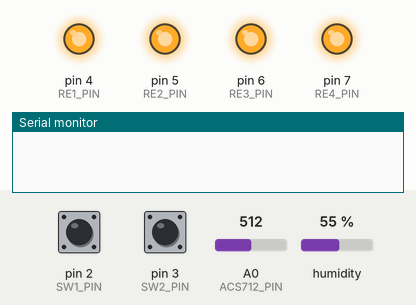
This sketch was run on a simulated Arduino Nano, built with avr-gcc and run on an emulated ATmega328P. On the bench: output pins drawn as LEDs (lit = HIGH), the last lines printed to the serial monitor. Inputs (shaded band) come from the test bench; at power-on: humidity 55 %, A0 (ACS712_PIN) = 512, pin 3 (SW2_PIN) HIGH, pin 2 (SW1_PIN) HIGH.

Above: at 1.2 s.
1.3 s: humidity set to 69 %
11.5 s: humidity set to 72 %
At 20.4 s:
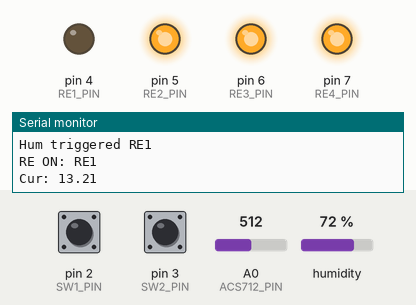
25.5 s: A0 (ACS712_PIN) set to 484
At 30.8 s:
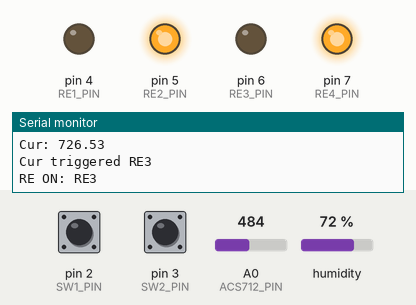
37.5 s: pin 3 (SW2_PIN) pulled LOW for 0.15 s
At 44.0 s:
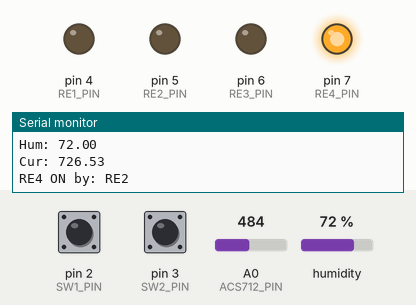
45.0 s: A0 (ACS712_PIN) set to 510
At 46.4 s:
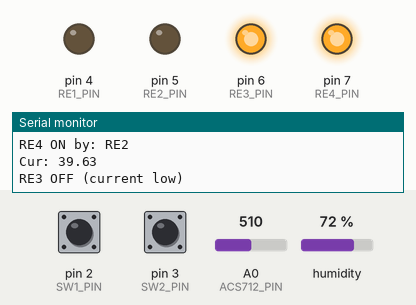
Timing chart, 0 to 48.0 s (numbered marks = the images above; inputs shaded):
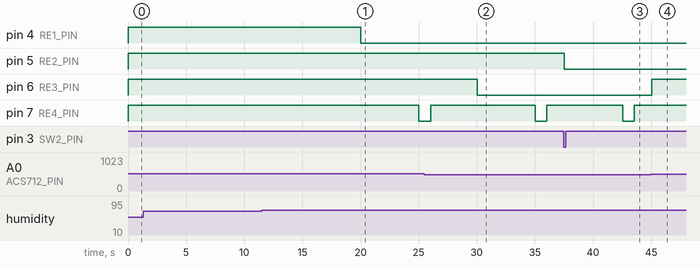

Measured:
- the behaviour switches between 70 and 71 % on humidity (found by bisection; images 0 and 1)
- the behaviour switches between 493 and 492 on A0 (ACS712_PIN) (found by bisection; images 1 and 2)
- after the input at 11.5 s, pin 4 (RE1_PIN): HIGH → LOW after 8.5 s; pin 7 (RE4_PIN): HIGH → LOW after 13.5 s
- after the input at 25.5 s, pin 6 (RE3_PIN): HIGH → LOW after 4.5 s
- after the input at 37.5 s, pin 5 (RE2_PIN): HIGH → LOW at once; pin 7 (RE4_PIN): HIGH → LOW after 5.0 s, → HIGH 1.0 s later
- after the input at 45.0 s, pin 6 (RE3_PIN): LOW → HIGH after 0.05 s

The sketch:

VentController.ino
```cpp
#include <Wire.h>
#include <Adafruit_BME280.h>

#define SW1_PIN 2
#define SW2_PIN 3

#define RE1_PIN 4
#define RE2_PIN 5
#define RE3_PIN 6
#define RE4_PIN 7

#define ACS712_PIN A0

#define FLAP_OPENING_TIME 5000
#define CENTRAL_FAN_RUN_TIME 120000
#define HUMIDITY_READOUT_PERIOD 10000
#define CURRENT_READOUT_PERIOD 5000
#define HUMIDITY_THRESHOLD 70.0
#define CURRENT_THRESHOLD 500

bool DEBUG = true; // Set to false to disable debug output

Adafruit_BME280 bme;

unsigned long lastHumidityRead = 0;
unsigned long lastCurrentRead = 0;
unsigned long sw1HoldStart = 0;
unsigned long sw2HoldStart = 0;

struct RelayTask {
  const char *name;
  bool active = false;
  unsigned long startTime = 0;
  bool re4Triggered = false;
  bool re4Pulsing = false;
  unsigned long re4PulseStart = 0;
  uint8_t pendingRE4 = 0;
  unsigned long nextPulseTime = 0;
  bool autoOff = true; // re3 can set false if needed
  RelayTask(const char *relayName = "") : name(relayName) {}
};

RelayTask re1Task("RE1");
RelayTask re2Task("RE2");
RelayTask re3Task("RE3");

// Debug helper (single function, prints with/without newline)
inline void dbgPrint(const char *msg, bool nl = true) {
  if (!DEBUG) return;
  if (nl) Serial.println(msg); else Serial.print(msg);
}

void turnOffAllRelays() {
  digitalWrite(RE1_PIN, HIGH);
  digitalWrite(RE2_PIN, HIGH);
  digitalWrite(RE3_PIN, HIGH);
  digitalWrite(RE4_PIN, HIGH);
  re1Task.active = false;
  re1Task.re4Pulsing = false;
  re1Task.re4Triggered = false;
  re1Task.pendingRE4 = 0;
  re1Task.nextPulseTime = 0;
  re2Task.active = false;
  re2Task.re4Pulsing = false;
  re2Task.re4Triggered = false;
  re2Task.pendingRE4 = 0;
  re2Task.nextPulseTime = 0;
  re3Task.active = false;
  re3Task.re4Pulsing = false;
  re3Task.re4Triggered = false;
  re3Task.pendingRE4 = 0;
  re3Task.nextPulseTime = 0;
  dbgPrint("All RE OFF - long SW");
}

// Helper to start relay task
void startRelayTask(RelayTask &task, int relayPin, bool triggerRE4) {
  digitalWrite(relayPin, LOW); // active low relay
  task.active = true;
  task.startTime = millis();
  task.re4Triggered = !triggerRE4; // if we want RE4 pulse, mark as not yet triggered
  task.re4Pulsing = false;
  task.re4PulseStart = 0;
  task.pendingRE4 = 0;
  task.nextPulseTime = 0;
  dbgPrint("RE ON: ", false);
  dbgPrint(task.name);
}

// Helper to process relay task (keeps original behavior)
void processRelayTask(RelayTask &task, int relayPin) {
  if (!task.active) return;
  unsigned long now = millis();

  // After FLAP_OPENING_TIME, trigger RE4 for 1s (if not already triggered)
  if (!task.re4Triggered && (now - task.startTime >= FLAP_OPENING_TIME)) {
    digitalWrite(RE4_PIN, LOW);
    delay(1000); // original behavior: 1s pulse (blocking)
    digitalWrite(RE4_PIN, HIGH);
    task.re4Triggered = true;
    dbgPrint("RE4 ON by: ", false);
    dbgPrint(task.name);
  }

  // handle scheduled extra pulses (queued while active)
  if (task.nextPulseTime != 0 && now >= task.nextPulseTime) {
    // pulse RE4 once (blocking as before)
    digitalWrite(RE4_PIN, LOW);
    delay(1000);
    digitalWrite(RE4_PIN, HIGH);
    dbgPrint("RE4 queued pulse by: ", false);
    dbgPrint(task.name);
    if (task.pendingRE4 > 0) {
      task.pendingRE4--;
      if (task.pendingRE4 > 0) {
        task.nextPulseTime = now + CENTRAL_FAN_RUN_TIME + 10000; // wait before next
      } else {
        task.nextPulseTime = 0;
      }
    } else {
      task.nextPulseTime = 0;
    }
  }

  // Auto-off only if allowed (re1/re2). re3 can be configured to stay on via autoOff=false
  if (task.autoOff && (now - task.startTime >= CENTRAL_FAN_RUN_TIME)) {
    digitalWrite(relayPin, HIGH);
    task.active = false;
    task.re4Pulsing = false;
    task.re4Triggered = false;
    task.pendingRE4 = 0;
    task.nextPulseTime = 0;
    dbgPrint("RE OFF ", false);
    dbgPrint(task.name);
  }
}

void setup() {
  pinMode(SW1_PIN, INPUT_PULLUP);
  pinMode(SW2_PIN, INPUT_PULLUP);
  pinMode(RE1_PIN, OUTPUT);
  pinMode(RE2_PIN, OUTPUT);
  pinMode(RE3_PIN, OUTPUT);
  pinMode(RE4_PIN, OUTPUT);

  digitalWrite(RE1_PIN, HIGH);
  digitalWrite(RE2_PIN, HIGH);
  digitalWrite(RE3_PIN, HIGH);
  digitalWrite(RE4_PIN, HIGH);

  Serial.begin(9600);
  bme.begin(0x76); // Check your BME280 I2C address
  // keep re3 autoOff=false if you want it controlled by current sensor logic
  re3Task.autoOff = false;
}

void loop() {
  // Button handling
  static bool sw1Prev = HIGH, sw2Prev = HIGH;
  bool sw1 = digitalRead(SW1_PIN);
  bool sw2 = digitalRead(SW2_PIN);
  unsigned long now = millis();

  // SW1 pressed
  if (sw1Prev == HIGH && sw1 == LOW) {
    dbgPrint("SW1 pressed");
    if (!re1Task.active) {
      startRelayTask(re1Task, RE1_PIN, true);
      re1Task.nextPulseTime = re1Task.startTime + CENTRAL_FAN_RUN_TIME + 10000;
    } else {
      re1Task.pendingRE4++;
      if (re1Task.nextPulseTime == 0) re1Task.nextPulseTime = re1Task.startTime + CENTRAL_FAN_RUN_TIME + 10000;
      dbgPrint("Queued RE4 for: ", false);
      dbgPrint(re1Task.name);
    }
  }

  // SW2 pressed
  if (sw2Prev == HIGH && sw2 == LOW) {
    dbgPrint("SW2 pressed");
    if (!re2Task.active) {
      startRelayTask(re2Task, RE2_PIN, true);
      re2Task.nextPulseTime = re2Task.startTime + CENTRAL_FAN_RUN_TIME + 10000;
    } else {
      re2Task.pendingRE4++;
      if (re2Task.nextPulseTime == 0) re2Task.nextPulseTime = re2Task.startTime + CENTRAL_FAN_RUN_TIME + 10000;
      dbgPrint("Queued RE4 for: ", false);
      dbgPrint(re2Task.name);
    }
  }

  // Non-blocking switch hold detection (3s)
  if (sw1 == LOW) {
    if (sw1HoldStart == 0) sw1HoldStart = now;
    if ((now - sw1HoldStart) > 3000) {
      turnOffAllRelays();
      // wait until switch is released to avoid repeated triggers (small blocking)
      while (digitalRead(SW1_PIN) == LOW) delay(10);
      sw1HoldStart = 0;
      sw2HoldStart = 0;
      sw1Prev = HIGH;
      sw2Prev = HIGH;
      return;
    }
  } else {
    sw1HoldStart = 0;
  }

  if (sw2 == LOW) {
    if (sw2HoldStart == 0) sw2HoldStart = now;
    if ((now - sw2HoldStart) > 3000) {
      turnOffAllRelays();
      while (digitalRead(SW2_PIN) == LOW) delay(10);
      sw1HoldStart = 0;
      sw2HoldStart = 0;
      sw1Prev = HIGH;
      sw2Prev = HIGH;
      return;
    }
  } else {
    sw2HoldStart = 0;
  }

  sw1Prev = sw1;
  sw2Prev = sw2;

  // Humidity sensor
  if (now - lastHumidityRead > HUMIDITY_READOUT_PERIOD) {
    lastHumidityRead = now;
    float humidity = bme.readHumidity();
    if (DEBUG) { Serial.print("Hum: "); Serial.println(humidity); }
    if (humidity > HUMIDITY_THRESHOLD) {
      if (!re1Task.active) {
        dbgPrint("Hum triggered RE1");
        startRelayTask(re1Task, RE1_PIN, true);
        re1Task.nextPulseTime = re1Task.startTime + CENTRAL_FAN_RUN_TIME + 10000;
      } else {
        re1Task.pendingRE4++;
        if (re1Task.nextPulseTime == 0) re1Task.nextPulseTime = re1Task.startTime + CENTRAL_FAN_RUN_TIME + 10000;
      }
    }
  }

  // Current sensor
  if (now - lastCurrentRead > CURRENT_READOUT_PERIOD) {
    lastCurrentRead = now;
    int sensorValue = analogRead(ACS712_PIN);
    float voltage = sensorValue * (5.0 / 1023.0);
    float current = (voltage - 2.5) / 0.185;
    current = abs(current);
    if (DEBUG) { Serial.print("Cur: "); Serial.println(current * 1000); }
    if (current * 1000 > CURRENT_THRESHOLD) {
      if (!re3Task.active) {
        dbgPrint("Cur triggered RE3");
        startRelayTask(re3Task, RE3_PIN, true);
        re3Task.nextPulseTime = re3Task.startTime + CENTRAL_FAN_RUN_TIME + 10000;
      }
      // re3Task.autoOff is false so it will be kept active until current drops
    } else {
      if (re3Task.active && !re3Task.autoOff) {
        digitalWrite(RE3_PIN, HIGH);
        re3Task.active = false;
        re3Task.pendingRE4 = 0;
        re3Task.nextPulseTime = 0;
        dbgPrint("RE3 OFF (current low)");
      }
    }
  }

  // Process relay tasks
  processRelayTask(re1Task, RE1_PIN);
  processRelayTask(re2Task, RE2_PIN);
  processRelayTask(re3Task, RE3_PIN);

  delay(50);
}
```

Manager.cpp
```cpp
#include "Manager.h"
#include "Config.h"
#include <Arduino.h>

Manager::Manager(uint8_t re1Pin, uint8_t re2Pin, uint8_t re3Pin, uint8_t re4Pin,
                 uint8_t sw1Pin_, uint8_t sw2Pin_, uint8_t acsPin_)
    : re1("RE1", re1Pin), re2("RE2", re2Pin), re3("RE3", re3Pin),
      vent(re4Pin), sw1Pin(sw1Pin_), sw2Pin(sw2Pin_), acsPin(acsPin_)
{
  // re3 should remain until current drops
  re3.autoOff = false;
}

void Manager::begin()
{
  pinMode(sw1Pin, INPUT_PULLUP);
  pinMode(sw2Pin, INPUT_PULLUP);
  pinMode(re1.pin, OUTPUT);
  pinMode(re2.pin, OUTPUT);
  pinMode(re3.pin, OUTPUT);
  vent.init();

  digitalWrite(re1.pin, HIGH);
  digitalWrite(re2.pin, HIGH);
  digitalWrite(re3.pin, HIGH);

#if BME_ENABLED
  if (!bme.begin(0x76))
  { // try 0x76 first
    if (!bme.begin(0x77))
    { // fallback to 0x77
      DBG_PRINTLN("BME280 not found at 0x76 or 0x77. Check wiring.");
      while (1)
        delay(1000);
    }
  }
  DBG_PRINTLN("BME280 initialized");
#else
  DBG_PRINTLN("BME disabled in Config.h");
#endif
}

void Manager::turnOffAll()
{
  re1.stop();
  re2.stop();
  DBG_PRINTLN("All flaps turned OFF due to long switch hold.");
}

void Manager::handleButtons(unsigned long now)
{
  if (now - lastButtonsRead <= BUTTON_DEBOUNCE)
    return;
  lastButtonsRead = now;
  bool sw1 = digitalRead(sw1Pin);
  bool sw2 = digitalRead(sw2Pin);

  // edge: press
  if (sw1Prev == HIGH && sw1 == LOW)
  {
    DBG_PRINTLN("Switch pressed: SW1");
    if (!re1.active)
    {
      re1.begin(now);
    }
    else
    {
      re1.pendingRE4++;
      DBG_PRINT("Queued RE4 pulse for: ");
      DBG_PRINTLN(re1.name);
    }
  }
  if (sw2Prev == HIGH && sw2 == LOW)
  {
    DBG_PRINTLN("Switch pressed: SW2");
    if (!re2.active)
    {
      re2.begin(now);
    }
    else
    {
      re2.pendingRE4++;
      DBG_PRINT("Queued RE4 pulse for: ");
      DBG_PRINTLN(re2.name);
    }
  }

  // non-blocking hold detection (3s)
  if (sw1 == LOW)
  {
    if (sw1HoldStart == 0)
      sw1HoldStart = now;
    if (!sw1HoldHandled && (now - sw1HoldStart > 3000))
    {
      DBG_PRINTLN("Switch held: SW1 - turning off re1");
      re1.stop();
      sw1HoldHandled = true;
    }
  }
  else
  {
    sw1HoldStart = 0;
    sw1HoldHandled = false;
  }

  if (sw2 == LOW)
  {
    if (sw2HoldStart == 0)
      sw2HoldStart = now;
    if (!sw2HoldHandled && (now - sw2HoldStart > 3000))
    {
      DBG_PRINTLN("Switch held: SW2 - turning off re2");
      re2.stop();
      sw2HoldHandled = true;
    }
  }
  else
  {
    sw2HoldStart = 0;
    sw2HoldHandled = false;
  }

  sw1Prev = sw1;
  sw2Prev = sw2;
}

void Manager::handleHumidity(unsigned long now)
{
  if (now - lastHumidityRead <= HUMIDITY_READOUT_PERIOD)
    return;
  lastHumidityRead = now;
  float humidity = 0;
  // protect against missing BME
#if BME_ENABLED
  humidity = bme.readHumidity();
  DBG_PRINT("Humidity: ");
  DBG_PRINTLN(humidity);
  if (humidity > HUMIDITY_THRESHOLD)
  {
    if (!re1.active)
    {
      DBG_PRINTLN("Humidity triggered RE1");
      re1.begin(now);
    }
  }
#else
  // BME disabled: skip humidity reads
  (void)now;
#endif
}

void Manager::handleCurrent(unsigned long now)
{
  if (now - lastCurrentRead <= CURRENT_READOUT_PERIOD)
    return;
  lastCurrentRead = now;
  int sensorValue = analogRead(acsPin);

  // open flap when hood-on is detected
  if (sensorValue > CURRENT_THRESHOLD)
  {
    if (!re3.active)
    {
      DBG_PRINTLN("Current triggered RE3");
      re3.begin(now); // re3 stays active until current drops (autoOff=false)
    }
  }

  if (re3.active)
  {
    // initialize window on first sample
    if (currentWindowStart == 0)
    {
      currentWindowStart = now;
      currentWindowMax = -1;
    }
    // New max in current window?
    if (sensorValue > currentWindowMax)
    {
      currentWindowMax = sensorValue;
    }

    // If window expired, reset and start new window
    if (now - currentWindowStart >= CURRENT_WINDOW_MS)
    {
      currentWindowStart = now;
      if (currentWindowMax <= CURRENT_THRESHOLD)
      { // no more current detection
        DBG_PRINTLN("Current released RE3");
        re3.stop();
      }
      currentWindowMax = -1;
      Serial.println("Window reset - starting new max detection");
    }
  }
}

void Manager::update()
{
  unsigned long now = millis();

  vent.update(now);    // handle RE4 completion
  handleButtons(now);  // poll buttons
  handleHumidity(now); // humidity periodic
  handleCurrent(now);  // current periodic

  // process each relay (schedules pulses, auto-off)
  re1.process(vent, now);
  re2.process(vent, now);
  re3.process(vent, now);
}
```

Manager.h
```cpp
#ifndef MANAGER_H
#define MANAGER_H

#include <Arduino.h>
#include "Vent.h"
#include "RelayTask.h"
#include "Config.h"

#if BME_ENABLED
  #include <Wire.h>
  #include <Adafruit_Sensor.h>
  #include <Adafruit_BME280.h>
#endif

class Manager {
public:
  // bmePtr may be null when BME_ENABLED == 0
  Manager(uint8_t re1Pin, uint8_t re2Pin, uint8_t re3Pin, uint8_t re4Pin,
          uint8_t sw1Pin, uint8_t sw2Pin, uint8_t acsPin);

  void begin();
  void update();

private:
  RelayTask re1;
  RelayTask re2;
  RelayTask re3;
  Vent vent;

  uint8_t sw1Pin, sw2Pin, acsPin;
#if BME_ENABLED
  Adafruit_BME280 bme;
#endif

  unsigned long lastHumidityRead = 0;
  unsigned long lastCurrentRead = 0;
  unsigned long lastButtonsRead = 0;
  unsigned long sw1HoldStart = 0;
  unsigned long sw2HoldStart = 0;
  bool sw1HoldHandled = false;
  bool sw2HoldHandled = false;
  bool sw1Prev = HIGH;
  bool sw2Prev = HIGH;

  unsigned long lastCurrentMillis = 0;
  unsigned long currentWindowStart = 0;
  int currentWindowMax = -1;

  void handleButtons(unsigned long now);
  void handleHumidity(unsigned long now);
  void handleCurrent(unsigned long now);
  void turnOffAll();
};

#endif // MANAGER_H
```

RelayTask.cpp
```cpp
#include "RelayTask.h"
#include "Vent.h"
#include "Config.h"
#include <Arduino.h>

void RelayTask::process(Vent &vent, unsigned long now)
{
  if (!active)
    return;

  // Pulse ventilation after flap opening time
  if (pendingRE4 > 0 && (now - startTime >= FLAP_OPENING_TIME))
  {
    pendingRE4--;
    vent.startPulse(now);
  }

  // Auto-off after run time (for tasks with autoOff)
  if (autoOff && (now - startTime >= CENTRAL_FAN_RUN_TIME))
  {
    stop();
    #ifdef DEBUG
        Serial.print("Relay OFF: ");
        Serial.println(name);
    #endif
  } else if (now - startTime >= CENTRAL_FAN_RUN_TIME){
    startTime = now;
    vent.startPulse(now);
  }
}
```

RelayTask.h
```cpp
#ifndef RELAY_TASK_H
#define RELAY_TASK_H

#include <Arduino.h>

class Vent; // forward

class RelayTask {
public:
  const char *name;
  uint8_t pin;
  bool active = false;
  unsigned long startTime = 0;
  uint8_t pendingRE4 = 0;
  bool autoOff = true;

  RelayTask(const char *n = "", uint8_t p = 0) : name(n), pin(p) {}

  void begin(unsigned long now) {
    digitalWrite(pin, LOW);
    active = true;
    startTime = now;
    pendingRE4 = 1;
  }

  void stop() {
    digitalWrite(pin, HIGH);
    active = false;
    pendingRE4 = 0;
  }

  // Called regularly from Manager::update()
  void process(Vent &vent, unsigned long now);

};

#endif // RELAY_TASK_H
```

Vent.h
```cpp
#ifndef VENT_H
#define VENT_H

#include <Arduino.h>
#include "RelayTask.h"
#include "Config.h"

class Vent
{
  uint8_t re4Pin;
  bool pulsing = false;
  unsigned long pulseStart = 0;

public:
  Vent(uint8_t re4Pin_) : re4Pin(re4Pin_) {}

  void init()
  {
    pinMode(re4Pin, OUTPUT);
    digitalWrite(re4Pin, HIGH);
    pulsing = false;
    pulseStart = 0;
  }

  // Start a RE4 pulse (1s) if not already pulsing.
  // Returns true if the pulse was started (otherwise ignored).
  bool startPulse(unsigned long now)
  {
    if (pulsing)
      return false;
    digitalWrite(re4Pin, LOW);
    pulsing = true;
    pulseStart = now;
    DBG_PRINTLN("Started vent pulse");
    return true;
  }

  // Call regularly to finish RE4 pulse
  void update(unsigned long now)
  {
    if (!pulsing)
      return;
    if (now - pulseStart >= 1000)
    {
      digitalWrite(re4Pin, HIGH);
      pulsing = false;
      DBG_PRINTLN("Completed vent pulse");
    }
  }
};

#endif // VENT_H
```

main.cpp
```cpp
#include "Config.h"
#include <Arduino.h>

#if BME_ENABLED
  #include <Adafruit_BME280.h>
  #include <Wire.h>
  #include <Adafruit_Sensor.h>
#endif

#include "Manager.h"

Manager manager(RE1_PIN, RE2_PIN, RE3_PIN, RE4_PIN, SW1_PIN, SW2_PIN, ACS712_PIN);

void setup() {
  Serial.begin(9600);
  delay(100);
  Serial.println("Main Setup");
  manager.begin();
  Serial.println("Manager started");
}

void loop() {
  manager.update();
}
```

Config.h
```cpp
#ifndef VENT_CONFIG_H
#define VENT_CONFIG_H

#include <Arduino.h> // provide uint8_t, A0, etc.

// Enable/disable debug output across all TUs
#define DEBUG 1

#ifdef DEBUG
  #define DBG_PRINT(x) Serial.print(x)
  #define DBG_PRINTLN(x) Serial.println(x)
#else
  #define DBG_PRINT(x)
  #define DBG_PRINTLN(x)
#endif

// Enable/disable BME280 usage (1 = enabled, 0 = disabled)
#define BME_ENABLED 0

// Timing / thresholds
constexpr unsigned long FLAP_OPENING_TIME       = 5000UL;
constexpr unsigned long CENTRAL_FAN_RUN_TIME    = 120000UL;
constexpr unsigned long CENTRAL_FAN_WAIT_TIME   = 10000UL;

constexpr unsigned long HUMIDITY_READOUT_PERIOD = 10000UL;
constexpr unsigned long CURRENT_READOUT_PERIOD  = 25UL; // 25ms, NOT to be aligned to 50Hz~20ms
constexpr unsigned long CURRENT_WINDOW_MS       = 10000UL;
constexpr unsigned long BUTTON_DEBOUNCE         = 50UL;

constexpr float HUMIDITY_THRESHOLD = 70.0f;
// Hood measured max values:
// idle            517-519
// light ony       522-526
// vent + light    533-541
// vent only       527-530
constexpr int CURRENT_THRESHOLD  = 526;

// Pins
constexpr uint8_t SW1_PIN  = 2;
constexpr uint8_t SW2_PIN  = 3;
constexpr uint8_t RE1_PIN  = 4;
constexpr uint8_t RE2_PIN  = 5;
constexpr uint8_t RE3_PIN  = 6;
constexpr uint8_t RE4_PIN  = 7;
constexpr uint8_t ACS712_PIN = A0; //ACS712 5A

#endif // VENT_CONFIG_H
```
